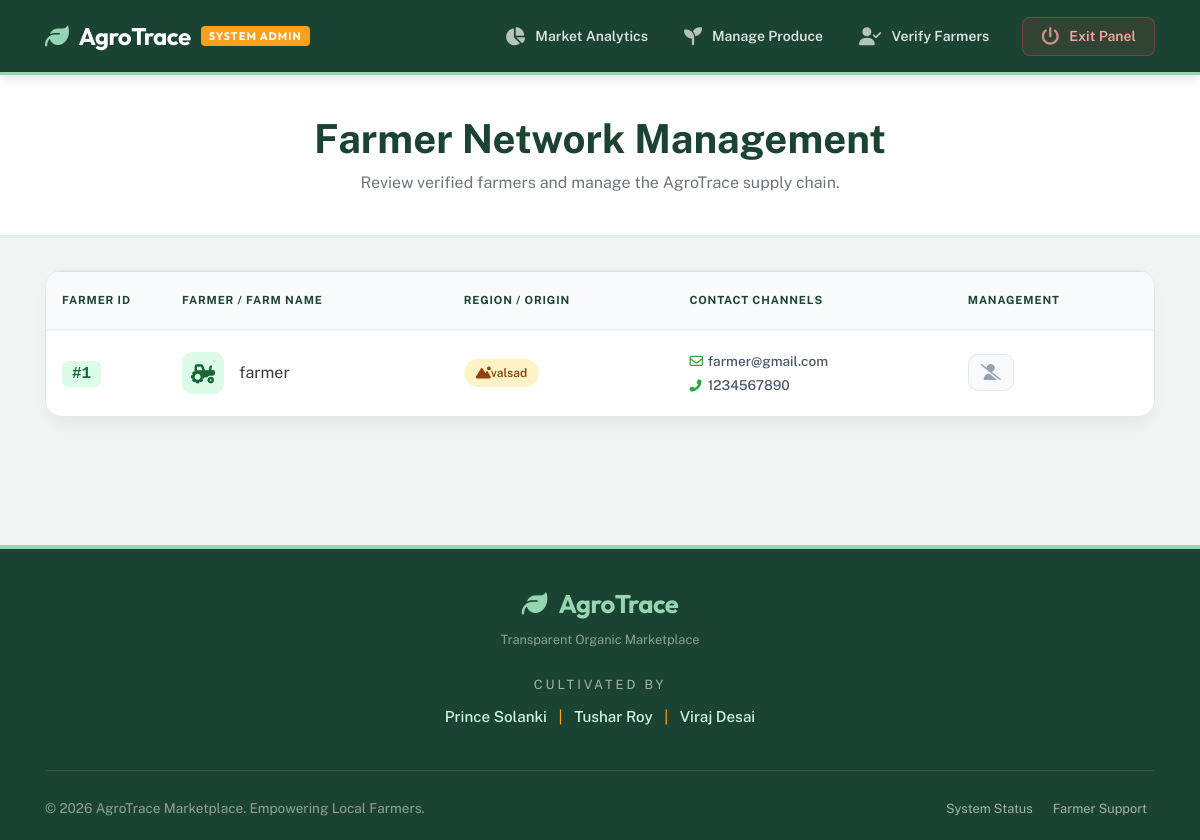
/supplier_report.php, run on the app's committed database.
### tables this page shows
CREATE TABLE IF NOT EXISTS `farmer_detail` (
  `farmer_id` int(10) NOT NULL AUTO_INCREMENT,
  `farmer_name` varchar(50) NOT NULL,
  `farmer_address` varchar(200) NOT NULL,
  `farmer_city` varchar(50) NOT NULL,
  `farmer_mobile` varchar(10) NOT NULL,
  `farmer_email` varchar(50) NOT NULL,
  `farmer_pass` varchar(10) NOT NULL,
  `farmer_status` varchar(20) NOT NULL DEFAULT 'Pending',
  PRIMARY KEY (`farmer_id`)
);

### supplier_report.php (the view, shortened to what this page needs)
<?php
include("admin_header.php");
include("connect.php");
?>
<link rel="stylesheet" href="https://cdnjs.cloudflare.com/ajax/libs/font-awesome/6.4.0/css/all.min.css">
<div class="page-header text-center">
    <div class="container">
        <h1 class="text-harvest mb-2">Farmer Network Management</h1>
        <p class="text-muted mb-0">Review verified farmers and manage the AgroTrace supply chain.</p>
    </div>
</div>
<div class="container pb-5">
    <div class="supplier-card">
        <?php
        $query = mysqli_query($con, "SELECT * FROM farmer_detail");
        if(mysqli_num_rows($query) > 0) {
        ?>
        <div class="table-responsive">
            <table class="table mb-0">
                <thead>
                    <tr>
                        <th width="120">Farmer ID</th>
                        <th>Farmer / Farm Name</th>
                        <th>Region / Origin</th>
                        <th>Contact Channels</th>
                        <th class="text-end">Management</th>
                    </tr>
                </thead>
                <tbody>
                    <?php while ($row = mysqli_fetch_array($query)) { ?>
                    <tr>
                        <td><span class="badge-id">#<?php echo $row[0]; ?></span></td>
                        <td>
                            <div class="d-flex align-items-center">
                                <div class="vendor-icon"><i class="fas fa-tractor"></i></div>
                                <div class="fw-bold text-dark" style="font-size: 1rem;"><?php echo $row[1]; ?></div>
                            </div>
                        </td>
                        <td>
                            <span class="city-badge"><i class="fas fa-mountain-sun me-2"></i> <?php echo $row[3]; ?></span>
                        </td>
                        <td>
                            <div class="d-flex flex-column">
                                <a href="mailto:<?php echo $row[5]; ?>" class="contact-link mb-1">
                                    <i class="far fa-envelope me-2 text-success" style="width: 15px;"></i> <?php echo $row[5]; ?>
                                </a>
                                <a href="tel:<?php echo $row[4]; ?>" class="contact-link">
                                    <i class="fas fa-phone-alt me-2 text-success" style="width: 15px; font-size: 0.75rem;"></i> <?php echo $row[4]; ?>
                                </a>
                            </div>
                        </td>
                        <td class="text-end">
                            <a href="supplier_report.php?del_id=<?php echo $row[0]; ?>"
                               class="btn-remove-vendor"
                               title="Deactivate Farmer"
                               onclick="return confirm('Permanently remove this farmer? This will also unlist all their organic produce from the marketplace.')">
                                <i class="fas fa-user-slash"></i>
                            </a>
                        </td>
                    </tr>
                    <?php } ?>
                </tbody>
            </table>
        </div>
        <?php } ?>
    </div>
</div>
<?php include("footer.php"); ?>

### admin_header.php (style rules this page uses)
:root { --agro-admin-dark: #1b4332; --agro-accent: #95d5b2; --agro-warning: #ff9f1c; --nav-height: 75px; }
body { padding-top: var(--nav-height); background-color: #f0f2f5; font-family: 'Public Sans', sans-serif; }

### supplier_report.php (style rules this page uses)
body { background-color: #f0f4f2; font-family: 'Public Sans', sans-serif; }
.page-header { background: white; padding: 2.5rem 0; border-bottom: 3px solid #d1fae5; margin-bottom: 2rem; }
.supplier-card { background: white; border-radius: 16px; border: 1px solid #e2e8f0; box-shadow: 0 10px 15px -3px rgba(0, 0, 0, 0.05); overflow: hidden; }
.table thead th { background-color: #f8fafc; text-transform: uppercase; font-size: 0.7rem; letter-spacing: 0.075em; font-weight: 700; color: #1b4332; padding: 1.25rem 1rem; border-bottom: 2px solid #f1f5f9; }
.table tbody tr { transition: background-color 0.2s; }
.table tbody td { padding: 1.25rem 1rem; vertical-align: middle; color: #334155; border-top: 1px solid #f1f5f9; }
.vendor-icon { width: 42px; height: 42px; background: #dcfce7; color: #166534; display: flex; align-items: center; justify-content: center; border-radius: 10px; margin-right: 15px; font-size: 1.2rem; }
.contact-link { color: #475569; text-decoration: none; font-size: 0.85rem; font-weight: 500; transition: color 0.2s; }
.city-badge { background: #fef3c7; color: #92400e; font-size: 0.75rem; padding: 5px 12px; border-radius: 50px; font-weight: 600; display: inline-flex; align-items: center; }
.btn-remove-vendor { color: #94a3b8; background: #f8fafc; border: 1px solid #e2e8f0; padding: 8px 12px; border-radius: 10px; transition: all 0.3s cubic-bezier(0.4, 0, 0.2, 1); text-decoration: none; }
.badge-id { background: #dcfce7; color: #166534; padding: 4px 10px; border-radius: 6px; font-weight: 700; font-family: monospace; }
.text-harvest { color: #1b4332; font-weight: 700; }

### data on the page
farmer_detail: farmer_id "1", farmer_name "farmer", farmer_city "valsad", farmer_email "farmer@gmail.com", farmer_mobile "1234567890"
